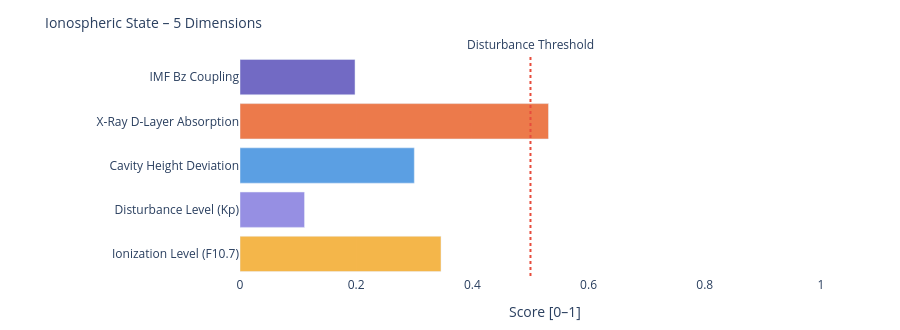

Notebook code cell kept with this figure:
### Markdown cell above
---
### 📐 Systemic Insight: Geometric Cavity vs. Real Schumann Resonance

**Relevant for:** Layer 6 = delta analysis &nbsp;|&nbsp; Layer 7 = feature vector / system interpretation

A cavity height change from 80 km to 70 km shifts the **idealized geometric frequencies** only minimally:

| Modus | Aktuell | Referenz | Δ |
|-------|---------|----------|---|
| SR-1 | 10.4762 Hz | 10.4599 Hz | +16 mHz |
| SR-2 | 18.1452 Hz | 18.1171 Hz | +28 mHz |
| SR-3 | 25.6612 Hz | 25.6215 Hz | +40 mHz |
| SR-4 | 33.1285 Hz | 33.0772 Hz | +51 mHz |

The geometric effect is limited because 10 km is very small compared to Earth's radius (~6371 km).

**Consequence:** Real Schumann deviations are likely driven more strongly by **conductivity, damping, day/night structure, lightning distribution and source geometry** than by pure cavity height.

---

**Layer 6 compares:**
```
geometric Δ from Layer 4  vs.  observed Δ from real Schumann measurement data
```

**Layer 7 Feature:**
```
If real Δ >> geometric Δ  →  non-geometric factors dominant
```

### Code cell
# ============================================================
# IONOSPHERIC STATE – Summary gauge
# Five dimensions: ionization, disturbance, cavity height, X-Ray, Bz coupling
# ============================================================

def norm(v, lo, hi):
    if v is None: return None
    return round(max(0.0, min(1.0, (v - lo) / (hi - lo))), 3)

# Ionization level (F10.7 → F2-Layer)
ioniz = norm(f107_val, 60, 250)

# Disturbance level (Kp → E/F-Layer irregularities)
disturb = norm(kp_val, 0, 9)

# Cavity height deviation from reference (80 km)
h_dev = norm(abs(h_eff - 80), 0, 20)

# X-Ray ionization (D-Layer absorption)
xray_ioniz = None
if xray_now is not None:
    xray_ioniz = norm(math.log10(max(xray_now, 1e-9)) + 9, 0, 5)

# Bz coupling (southward Bz → stronger magnetosphere-ionosphere coupling)
bz_coupling = norm(-(bz_now or 0), -5, 30) if bz_now is not None else None

dims = [
    ('Ionization Level (F10.7)',    ioniz,      '#F2A623'),
    ('Disturbance Level (Kp)',      disturb,    '#7F77DD'),
    ('Cavity Height Deviation',     h_dev,      '#378ADD'),
    ('X-Ray D-Layer Absorption',    xray_ioniz, '#E85D24'),
    ('IMF Bz Coupling',             bz_coupling,'#534AB7'),
]

fig = go.Figure()
for name, val, col in dims:
    if val is not None:
        h = int(val * 20)
        bar = '█' * h + '░' * (20 - h)
        label = f'{name}:  {bar}  {val:.3f}'
    else:
        label = f'{name}:  {"─" * 20}  n/a'
    fig.add_trace(go.Bar(
        x=[val if val is not None else 0],
        y=[name],
        orientation='h',
        marker_color=col, opacity=0.82,
        showlegend=False
    ))

fig.add_vline(x=0.5, line_dash='dot', line_color='#e74c3c',
              annotation_text='Disturbance Threshold', annotation_position='top')
fig.update_layout(
    title=dict(text='Ionospheric State – 5 Dimensions', font=dict(size=14)),
    xaxis=dict(title='Score [0–1]', range=[0, 1.05]),
    height=330, plot_bgcolor='rgba(0,0,0,0)', paper_bgcolor='rgba(0,0,0,0)',
    margin=dict(l=240, r=50, t=55, b=40)
)
fig.show()

print(f'\nIonospheric state:')
for name, val, _ in dims:
    print(f'  {name:<35} {val:.3f}' if val is not None else f'  {name:<35} n/a')

### Figure 1 — Plotly figure (JSON) as saved in the notebook; plotly's stock layout.template omitted (floating-point values rounded to 4 significant figures)
{"data": [{"marker": {"color": "#F2A623"}, "opacity": 0.82, "orientation": "h", "showlegend": false, "type": "bar", "x": [0.346], "y": ["Ionization Level (F10.7)"]}, {"marker": {"color": "#7F77DD"}, "opacity": 0.82, "orientation": "h", "showlegend": false, "type": "bar", "x": [0.111], "y": ["Disturbance Level (Kp)"]}, {"marker": {"color": "#378ADD"}, "opacity": 0.82, "orientation": "h", "showlegend": false, "type": "bar", "x": [0.3], "y": ["Cavity Height Deviation"]}, {"marker": {"color": "#E85D24"}, "opacity": 0.82, "orientation": "h", "showlegend": false, "type": "bar", "x": [0.531], "y": ["X-Ray D-Layer Absorption"]}, {"marker": {"color": "#534AB7"}, "opacity": 0.82, "orientation": "h", "showlegend": false, "type": "bar", "x": [0.198], "y": ["IMF Bz Coupling"]}], "layout": {"annotations": [{"showarrow": false, "text": "Disturbance Threshold", "x": 0.5, "xanchor": "center", "xref": "x", "y": 1, "yanchor": "bottom", "yref": "y domain"}], "height": 330, "margin": {"b": 40, "l": 240, "r": 50, "t": 55}, "paper_bgcolor": "rgba(0,0,0,0)", "plot_bgcolor": "rgba(0,0,0,0)", "shapes": [{"line": {"color": "#e74c3c", "dash": "dot"}, "type": "line", "x0": 0.5, "x1": 0.5, "xref": "x", "y0": 0, "y1": 1, "yref": "y domain"}], "title": {"font": {"size": 14}, "text": "Ionospheric State – 5 Dimensions"}, "xaxis": {"range": [0, 1.05], "title": {"text": "Score [0–1]"}}}}
